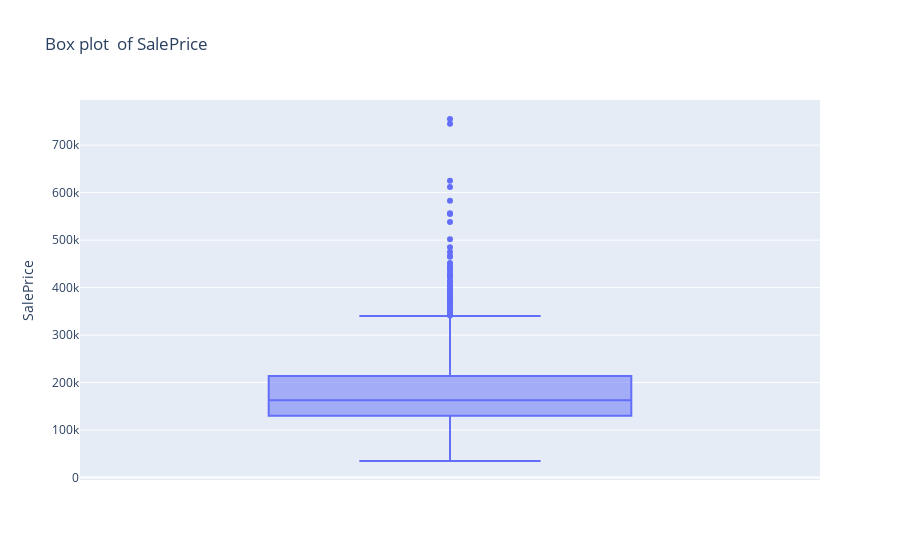
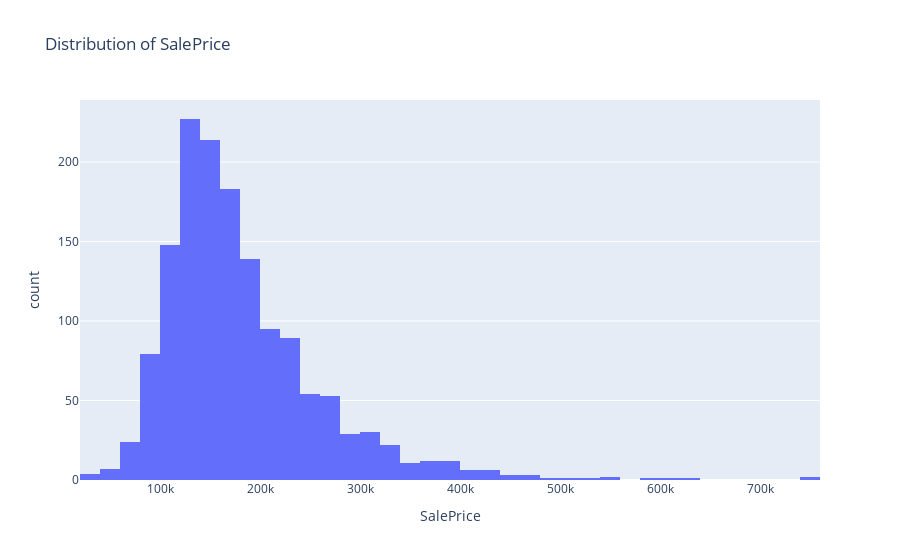
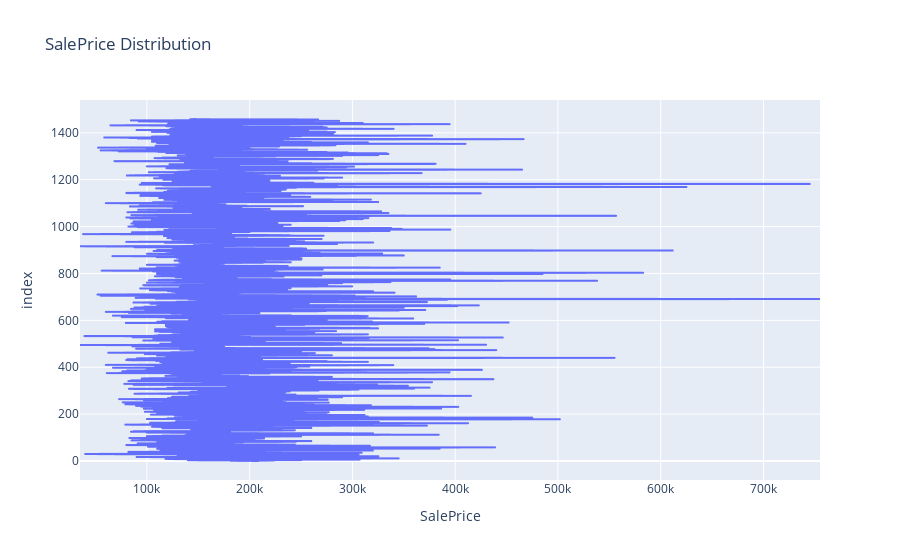

These figures' notebook cell, in order:
### Code cell
#e) Visualize the summary statistics and distribution of SalePrice using standard Box-Plot, Histogram, KDE.
import plotly.express as px
fig=px.box(data_frame=train_df, y= "SalePrice",title="Box plot  of SalePrice").show()
#Histogram
px.histogram(
    data_frame=train_df,
    x="SalePrice",
    nbins=50,
    title="Distribution of SalePrice").show()
#KDE
px.line(train_df, x="SalePrice",title="SalePrice Distribution").show()

### Figure 1 — Plotly figure (JSON) as saved in the notebook; plotly's stock layout.template omitted (floating-point values rounded to 4 significant figures; data arrays with more than 128 entries replaced by an {"elided": "..."} marker saying what was removed)
{"data": [{"alignmentgroup": "True", "hovertemplate": "SalePrice=%{y}<extra></extra>", "legendgroup": "", "marker": {"color": "#636efa"}, "name": "", "notched": false, "offsetgroup": "", "orientation": "v", "showlegend": false, "type": "box", "x0": " ", "xaxis": "x", "y": {"elided": "1460 int values"}, "y0": " ", "yaxis": "y"}], "layout": {"boxmode": "group", "legend": {"tracegroupgap": 0}, "title": {"text": "Box plot  of SalePrice"}, "xaxis": {"anchor": "y", "domain": [0, 1]}, "yaxis": {"anchor": "x", "domain": [0, 1], "title": {"text": "SalePrice"}}}}

### Figure 2 — Plotly figure (JSON) as saved in the notebook; plotly's stock layout.template omitted (floating-point values rounded to 4 significant figures; data arrays with more than 128 entries replaced by an {"elided": "..."} marker saying what was removed)
{"data": [{"bingroup": "x", "hovertemplate": "SalePrice=%{x}<br>count=%{y}<extra></extra>", "legendgroup": "", "marker": {"color": "#636efa", "pattern": {"shape": ""}}, "name": "", "nbinsx": 50, "orientation": "v", "showlegend": false, "type": "histogram", "x": {"elided": "1460 int values"}, "xaxis": "x", "yaxis": "y"}], "layout": {"barmode": "relative", "legend": {"tracegroupgap": 0}, "title": {"text": "Distribution of SalePrice"}, "xaxis": {"anchor": "y", "domain": [0, 1], "title": {"text": "SalePrice"}}, "yaxis": {"anchor": "x", "domain": [0, 1], "title": {"text": "count"}}}}

### Figure 3 — Plotly figure (JSON) as saved in the notebook; plotly's stock layout.template omitted (floating-point values rounded to 4 significant figures; data arrays with more than 128 entries replaced by an {"elided": "..."} marker saying what was removed)
{"data": [{"hovertemplate": "SalePrice=%{x}<br>index=%{y}<extra></extra>", "legendgroup": "", "line": {"color": "#636efa", "dash": "solid"}, "marker": {"symbol": "circle"}, "mode": "lines", "name": "", "showlegend": false, "type": "scattergl", "x": {"elided": "1460 int values"}, "xaxis": "x", "y": {"elided": "1460 int values"}, "yaxis": "y"}], "layout": {"legend": {"tracegroupgap": 0}, "title": {"text": "SalePrice Distribution"}, "xaxis": {"anchor": "y", "domain": [0, 1], "title": {"text": "SalePrice"}}, "yaxis": {"anchor": "x", "domain": [0, 1], "title": {"text": "index"}}}}
